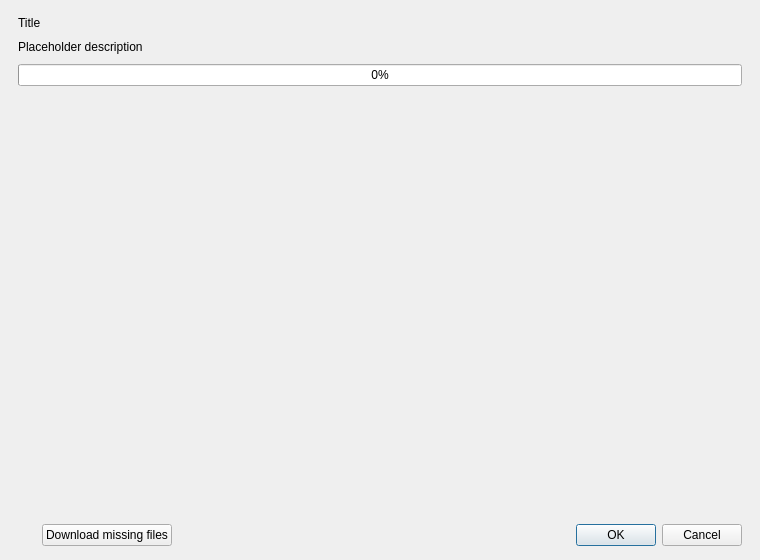
<?xml version="1.0" encoding="UTF-8"?>
<ui version="4.0">
 <class>BlockedModsDialog</class>
 <widget class="QDialog" name="BlockedModsDialog">
  <property name="geometry">
   <rect>
    <x>0</x>
    <y>0</y>
    <width>760</width>
    <height>560</height>
   </rect>
  </property>
  <property name="minimumSize">
   <size>
    <width>620</width>
    <height>420</height>
   </size>
  </property>
  <property name="windowTitle">
   <string notr="true">BlockedModsDialog</string>
  </property>
  <layout class="QVBoxLayout" name="verticalLayout">
   <property name="spacing">
    <number>10</number>
   </property>
   <property name="leftMargin">
    <number>18</number>
   </property>
   <property name="topMargin">
    <number>16</number>
   </property>
   <property name="rightMargin">
    <number>18</number>
   </property>
   <property name="bottomMargin">
    <number>14</number>
   </property>
   <item>
    <widget class="QLabel" name="labelTitle">
     <property name="text">
      <string notr="true">Title</string>
     </property>
    </widget>
   </item>
   <item>
    <widget class="QLabel" name="labelDescription">
     <property name="text">
      <string notr="true">Placeholder description</string>
     </property>
     <property name="textFormat">
      <enum>Qt::RichText</enum>
     </property>
     <property name="wordWrap">
      <bool>true</bool>
     </property>
    </widget>
   </item>
   <item>
    <widget class="QProgressBar" name="progressBar">
     <property name="value">
      <number>0</number>
     </property>
    </widget>
   </item>
   <item>
    <widget class="QScrollArea" name="listArea">
     <property name="frameShape">
      <enum>QFrame::NoFrame</enum>
     </property>
     <property name="widgetResizable">
      <bool>true</bool>
     </property>
     <widget class="QWidget" name="listContainer">
      <layout class="QVBoxLayout" name="listLayout">
       <property name="spacing">
        <number>6</number>
       </property>
       <property name="leftMargin">
        <number>0</number>
       </property>
       <property name="topMargin">
        <number>0</number>
       </property>
       <property name="rightMargin">
        <number>0</number>
       </property>
       <property name="bottomMargin">
        <number>0</number>
       </property>
      </layout>
     </widget>
    </widget>
   </item>
   <item>
    <widget class="QLabel" name="labelWatched">
     <property name="textFormat">
      <enum>Qt::RichText</enum>
     </property>
     <property name="wordWrap">
      <bool>true</bool>
     </property>
    </widget>
   </item>
   <item>
    <layout class="QHBoxLayout" name="bottomBoxH">
     <item>
      <widget class="QLabel" name="labelModsFound">
       <property name="text">
        <string/>
       </property>
      </widget>
     </item>
     <item>
      <spacer name="bottomSpacer">
       <property name="orientation">
        <enum>Qt::Horizontal</enum>
       </property>
      </spacer>
     </item>
     <item>
      <widget class="QPushButton" name="openMissingButton">
       <property name="text">
        <string>Download missing files</string>
       </property>
      </widget>
     </item>
     <item>
      <widget class="QDialogButtonBox" name="buttonBox">
       <property name="orientation">
        <enum>Qt::Horizontal</enum>
       </property>
       <property name="standardButtons">
        <set>QDialogButtonBox::Cancel|QDialogButtonBox::Ok</set>
       </property>
      </widget>
     </item>
    </layout>
   </item>
  </layout>
 </widget>
 <resources/>
 <connections>
  <connection>
   <sender>buttonBox</sender>
   <signal>accepted()</signal>
   <receiver>BlockedModsDialog</receiver>
   <slot>accept()</slot>
  </connection>
  <connection>
   <sender>buttonBox</sender>
   <signal>rejected()</signal>
   <receiver>BlockedModsDialog</receiver>
   <slot>reject()</slot>
  </connection>
 </connections>
</ui>
